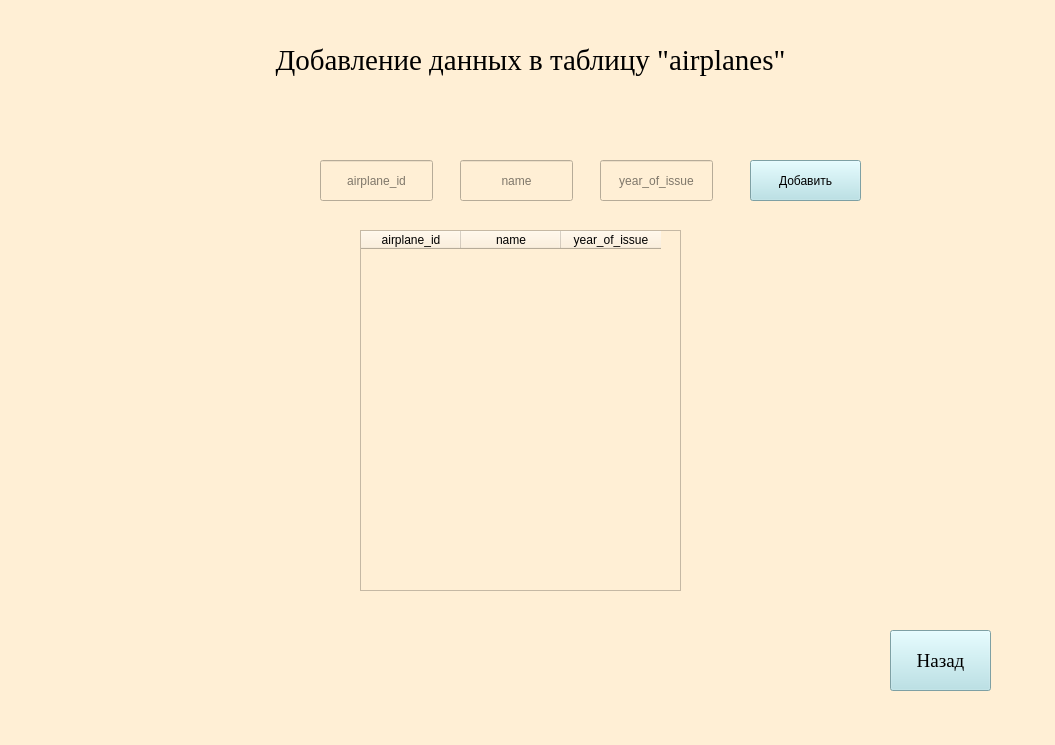
<?xml version="1.0" encoding="UTF-8"?>
<ui version="4.0">
 <class>MainWindow</class>
 <widget class="QMainWindow" name="MainWindow">
  <property name="geometry">
   <rect>
    <x>0</x>
    <y>0</y>
    <width>1055</width>
    <height>745</height>
   </rect>
  </property>
  <property name="windowTitle">
   <string>Добавление записей</string>
  </property>
  <property name="styleSheet">
   <string notr="true">background-color: rgb(255, 239, 213)</string>
  </property>
  <widget class="QWidget" name="centralwidget">
   <widget class="QPushButton" name="back">
    <property name="geometry">
     <rect>
      <x>890</x>
      <y>630</y>
      <width>101</width>
      <height>61</height>
     </rect>
    </property>
    <property name="font">
     <font>
      <family>Times New Roman</family>
      <pointsize>14</pointsize>
     </font>
    </property>
    <property name="styleSheet">
     <string notr="true">background-color: rgb(176, 224, 230)</string>
    </property>
    <property name="text">
     <string>Назад</string>
    </property>
   </widget>
   <widget class="QLabel" name="label">
    <property name="geometry">
     <rect>
      <x>0</x>
      <y>30</y>
      <width>1061</width>
      <height>61</height>
     </rect>
    </property>
    <property name="font">
     <font>
      <family>Times New Roman</family>
      <pointsize>22</pointsize>
     </font>
    </property>
    <property name="text">
     <string>Добавление данных в таблицу &quot;airplanes&quot;</string>
    </property>
    <property name="alignment">
     <set>Qt::AlignCenter</set>
    </property>
   </widget>
   <widget class="QLineEdit" name="lineEdit">
    <property name="geometry">
     <rect>
      <x>320</x>
      <y>160</y>
      <width>113</width>
      <height>41</height>
     </rect>
    </property>
    <property name="alignment">
     <set>Qt::AlignCenter</set>
    </property>
    <property name="placeholderText">
     <string>airplane_id</string>
    </property>
   </widget>
   <widget class="QLineEdit" name="lineEdit_3">
    <property name="geometry">
     <rect>
      <x>460</x>
      <y>160</y>
      <width>113</width>
      <height>41</height>
     </rect>
    </property>
    <property name="alignment">
     <set>Qt::AlignCenter</set>
    </property>
    <property name="placeholderText">
     <string>name</string>
    </property>
   </widget>
   <widget class="QLineEdit" name="lineEdit_6">
    <property name="geometry">
     <rect>
      <x>600</x>
      <y>160</y>
      <width>113</width>
      <height>41</height>
     </rect>
    </property>
    <property name="alignment">
     <set>Qt::AlignCenter</set>
    </property>
    <property name="placeholderText">
     <string>year_of_issue</string>
    </property>
   </widget>
   <widget class="QPushButton" name="ok">
    <property name="geometry">
     <rect>
      <x>750</x>
      <y>160</y>
      <width>111</width>
      <height>41</height>
     </rect>
    </property>
    <property name="styleSheet">
     <string notr="true">background-color: rgb(176, 224, 230)</string>
    </property>
    <property name="text">
     <string>Добавить</string>
    </property>
   </widget>
   <widget class="QTableWidget" name="tableWidget">
    <property name="geometry">
     <rect>
      <x>360</x>
      <y>230</y>
      <width>321</width>
      <height>361</height>
     </rect>
    </property>
    <column>
     <property name="text">
      <string>airplane_id</string>
     </property>
    </column>
    <column>
     <property name="text">
      <string>name</string>
     </property>
    </column>
    <column>
     <property name="text">
      <string>year_of_issue</string>
     </property>
    </column>
   </widget>
  </widget>
 </widget>
 <resources/>
 <connections/>
</ui>
